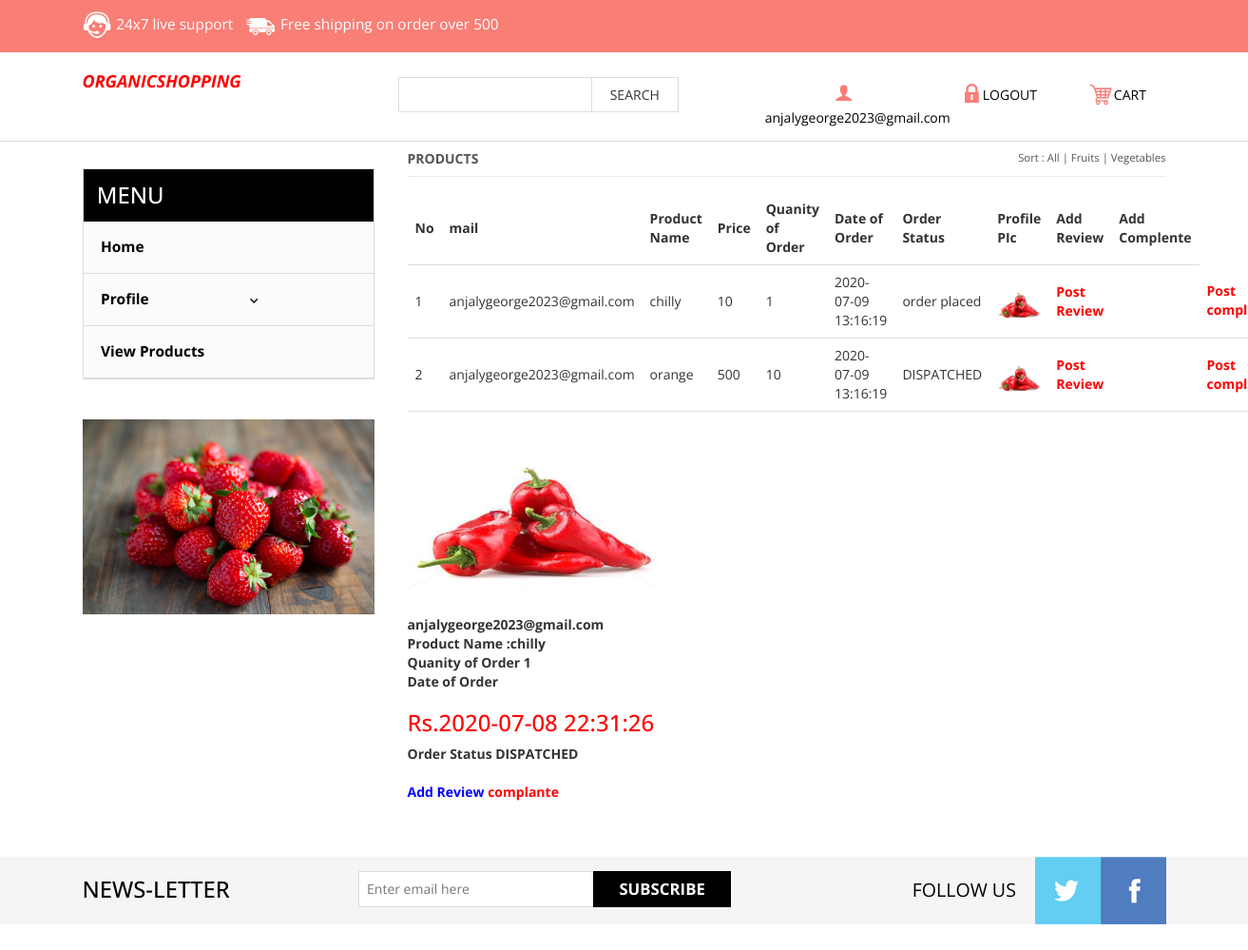
Page /customer_view_orders.php (signed in) on the committed database.
### tables this page shows
CREATE TABLE `tbl_customer_order` (
  `customer_order_id` int(10) NOT NULL,
  `email` varchar(30) NOT NULL,
  `stock_product_id` int(10) NOT NULL,
  `delv_adres_id` int(10) NOT NULL,
  `purchase_qty` int(10) NOT NULL,
  `purchase_price` decimal(10,0) NOT NULL,
  `order_date` datetime NOT NULL,
  `delivery_date` date NOT NULL DEFAULT '0000-00-00',
  `status` varchar(15) NOT NULL,
  `otp` varchar(10) NOT NULL
);

CREATE TABLE `tbl_customer_delv_address` (
  `delv_adres_id` int(10) NOT NULL,
  `email` varchar(50) NOT NULL,
  `fname` varchar(40) NOT NULL,
  `Mobile number` varchar(20) NOT NULL,
  `address_line` varchar(50) NOT NULL,
  `landmark` varchar(50) NOT NULL,
  `town_city` varchar(30) NOT NULL,
  `pin_code` varchar(10) NOT NULL,
  `address_type` varchar(10) NOT NULL,
  `status5` varchar(10) NOT NULL
);

CREATE TABLE `tbl_product` (
  `pid` int(11) NOT NULL,
  `rid` int(11) NOT NULL,
  `product_category_id` int(11) NOT NULL,
  `name` varchar(20) NOT NULL,
  `price` varchar(20) NOT NULL,
  `des` text NOT NULL,
  `qunty` float NOT NULL,
  `date` date NOT NULL,
  `image` varchar(20) NOT NULL DEFAULT 'blank.png',
  `picStatus` int(10) NOT NULL
);

### customer_view_orders.php (the view, shortened to what this page needs)
<?php
if(isset($_SESSION['alogin'])){
	$mail=$_SESSION['alogin'];
?>
<?php
$con=mysqli_connect("localhost","root","","organic_shop_db")or die ("Couldnt connect");
$viewprod="select * FROM ((tbl_customer_order INNER JOIN tbl_product on tbl_customer_order.stock_product_id=tbl_product.pid )INNER JOIN tbl_customer_delv_address
 on tbl_customer_order.delv_adres_id=tbl_customer_delv_address.delv_adres_id and tbl_customer_order.email='$mail' )";
$d_seller_prod=mysqli_query($con,$viewprod);
?>
<!DOCTYPE html>
<html>
<head>
<link href="css/bootstrap.css" rel="stylesheet" type="text/css" media="all" />
<link href="css/style.css" rel="stylesheet" type="text/css" media="all" />
</head>
<body>
	<div class="header">
		<div class="top-header">
			<div class="container">
				<div class="top-header-left">
					<ul class="support">
						<li><a href="#"><label> </label></a></li>
						<li><a href="#">24x7 live<span class="live"> support</span></a></li>
					</ul>
					<ul class="support">
						<li class="van"><a href="#"><label> </label></a></li>
						<li><a href="#">Free shipping <span class="live">on order over 500</span></a></li>
					</ul>
					<div class="clearfix"> </div>
				</div>
					<div class="clearfix"> </div>
				</div>
			</div>
		</div>
		<div class="bottom-header">
			<div class="container">
				<div class="header-bottom-left">
					<div class="logo">
						<font size="4"><strong><i> <b><p style="color:red;">ORGANICSHOPPING </p> </b></i></strong></font>
					</div>
					<div class="search">
						<input type="text" value="" onfocus="this.value = '';" onblur="if (this.value == '') {this.value = '';}" >
						<input type="submit"  value="SEARCH">
					</div>
					<div class="clearfix"> </div>
				</div>
				<div class="header-bottom-right">
						<div class="account"><a href="seller_profile.php"><span> </span><?php echo $mail?></a></div>
							<ul class="login">
								<li><a href="logout.php"><span> </span>LOGOUT</a></li>
							</ul>
						<div class="cart"><a href="cart_view.php"><span> </span>CART</a></div>
				</div>
			</div>
		</div>
	<div class="container">
	<div class="women-product">
		<div class=" w_content">
			<div class="women">
				<a href="view_products.php"><b><h4>PRODUCTS <span></span> </b></h4></a>
				<ul class="w_nav">
					<li>Sort : </li>
					<li><a class="active" href="view_products.php">All</a></li> |
			     	<li><a  href="view_products_fruit.php">Fruits</a></li> |
			     	<li><a href="view_products_vegetables.php">Vegetables </a></li>
			     </ul>
			     <div class="clearfix"> </div>
			</div>
		</div>
		<div class="grid-product">
			  <?php while ($rowp=mysqli_fetch_array($d_seller_prod))
					{
						?>
		  <div class="  product-grid">
		  <table  id="designs">
<tr>
<th>No</th>
<th>mail</th>
<th> Product Name</th>
<th> Price</th>
<th> Quanity of Order  </th>
<th> Date of Order </th>
<th>  Order Status  </th>
<th>Profile PIc </th>
<th>Add Review</th>
<th> Add Complente </th>
 </tr>
<?php
$count=1;
 while($array=mysqli_fetch_array($d_seller_prod))
	{
 ?>
 <tr>
  <td>
 <?php echo $count;?>
 </td>
<td>
<?php
echo $array['email'];
?></td>
<td>
<?php
	echo $array['name'];
?></td>
<td>
<?php
	echo $array['purchase_price'];
?></td>
<td>
<?php
echo $array['purchase_qty'];
?></td>
<td><?php echo $array['order_date'];?></td>
<td><?php echo $array['status'];?></td>
<td><img src="uploads/products/<?php echo $rowp['image'] ?>"  class="img-responsive watch-right" alt="image"/></td>
<td><a href="viewsellerproduct.php?rid=<?php echo $array['rid'];?>&action=edit" background="#FF5733 "; style="color:red;" ><b>Post Review</b></a><td>
<td><a href="viewsellerproduct.php?rid=<?php echo $array['rid'];?>&action=edit" background="#FF5733 "; style="color:red;" ><b>Post complate</b></a><td>
</tr>
<?php
$count++;
 } ?>
</table>
		  <form action="viewproduct.php" method="POST" name="prod" id="prod">
			<div class="content_box">
			   	<div class="left-grid-view grid-view-left">
			   	   	 <img src="uploads/products/<?php echo $rowp['image'] ?>"  class="img-responsive watch-right" alt="image"/style="width:300px;height:200px;">
				</div>
				   <b> <b>  <?php   echo $rowp['email'] ;
					?></b>
					<br>
					Product Name :<?php   echo $rowp['name'] ?> <br>
				       Quanity of Order <?php   echo $rowp['purchase_qty'] ?> <br>
				    Date of Order<h3 style="color:red;">  Rs.<?php   echo $rowp['order_date'] ?> <br></h3>
				    Order Status <?php   echo $rowp['status'] ?></b><br>
				 <br>
				 <a href="delete_seller_prod.php?pid=<?php echo $rowp['pid'];?>&action=edit" background="#FF5733 "; style="color:blue;" ><b>Add Review</b></a>
<a href="delete_seller_prod.php?pid=<?php echo $rowp['pid'];?>&action=delete" background="green";  onclick="return (confirm('Are You Sure To Delete The Record?'));" style="color:red;" ><b>complante </b></a>
			   	</div>
              </div>
			  	<?php }
				?>
			<div class="clearfix"> </div>
		</div>
	</div>
	<div class="sub-cate">
				<div class=" top-nav rsidebar span_1_of_left">
					<h3 class="cate">MENU</h3>
		   <ul class="menu">
		 <ul class="kid-menu">
		<li><a href="seller_home.php"> Home</a></li>
		</ul>
		<li class="item2"><a href="#">Profile<img class="arrow-img " src="images/arrow1.png" alt=""/></a>
		</li>
		<ul class="kid-menu ">
				<li><a href="view_products.php">View Products</a></li>
			</ul>
	</ul>
					</div>
	   		     		<img class="img-responsive chain" src="images/a.jpg" alt=" " />
			</div>
</div>
	<div class="footer">
	<div class="footer-top">
			<div class="container">
				<div class="latter">
					<h6>NEWS-LETTER</h6>
					<div class="sub-left-right">
						<form>
							<input type="text" value="Enter email here"onfocus="this.value = '';" onblur="if (this.value == '') {this.value = 'Enter email here';}" />
							<input type="submit" value="SUBSCRIBE" />
						</form>
					</div>
				</div>
				<div class="latter-right">
					<p>FOLLOW US</p>
					<ul class="face-in-to">
						<li><a href="#"><span> </span></a></li>
						<li><a href="#"><span class="facebook-in"> </span></a></li>
					</ul>
					<div class="clearfix"> </div>
				</div>
			</div>
		</div>
		<div class="footer-bottom">
		</div>
	</div>
</body>
</html>
<?php
}
else
{
	header('Location:login.php');
}
?>

### customer_view_orders.php (style rules this page uses)
table { border-collapse: collapse; width: 100%; }
th, td { padding: 8px; text-align: left; border-bottom: 1px solid #ddd; }

### rows in the picture
tbl_customer_order: stock_product.image (picture), delv_adres.email "anjalygeorge2023@gmail.com", stock_product.name "chilly", purchase_qty "1", order_date "2020-07-08 22:31:26", status "DISPATCHED"
tbl_customer_order: delv_adres.email "anjalygeorge2023@gmail.com", stock_product.name "chilly", purchase_price "10", purchase_qty "1", order_date "2020-07-09 13:16:19", status "order placed", stock_product.image (picture)
tbl_customer_order: delv_adres.email "anjalygeorge2023@gmail.com", stock_product.name "orange", purchase_price "500", purchase_qty "10", order_date "2020-07-09 13:16:19", status "DISPATCHED", tbl_product.image (picture)

### other values in the picture
$mail "anjalygeorge2023@gmail.com"
